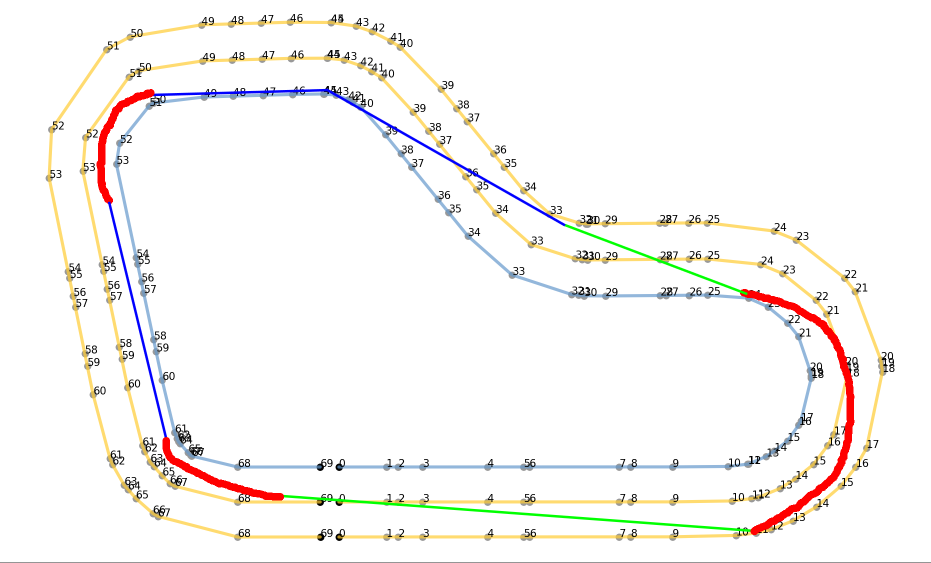
#> input picture localtest/mappath.png, 1861 x 1126 px (shown at 1/2 size)
$ python test.py
#> lines starting #> are read from the running program, lines starting #| are printed output that depends on the picture; after the words box and inside, x2 and y2 are one past the last pixel; in counts of white or black regions, pixels touching at a corner belong together; long printed decimals are rounded
import json
import sys
import math

from sympy import *
from sympy.geometry import *
from sympy import symbols
from sympy.plotting import plot

from PIL import Image, ImageOps, ImageDraw
import numpy as np
from sklearn.linear_model import LinearRegression
import matplotlib.pyplot as plt

full_range = 500
color_print_threshold = 100
fail_reward = 2e-26
minimum_reward = 1
max_steering_angle = 30
steering_granularity = 5

max_speed = 8
speed_granularity = 1


def convert_simulation_to_imagePoint(x, y):
    return Point2D((2467 - 606) * x / 8, (1313 - 187) * (5 - y) / 5,
                   evaluate=False)


def gaussian(x, mu, sig):
    return np.exp(-np.power(x - mu, 2.) / (2 * np.power(sig, 2.)))


def get_car_heading_view_circle(params, full_track):
    p = convert_simulation_to_imagePoint(params['x'], params['y'])
    size = (full_range, full_range)
    mask = Image.new('L', size, 0)
    draw = ImageDraw.Draw(mask)
    draw.ellipse((0, 0) + size, fill=255)
    area = (p.x - full_range / 2, p.y - full_range / 2, p.x + full_range / 2,
            p.y + full_range / 2)
    local = full_track.crop(area)
    circle = ImageOps.fit(local, mask.size, centering=(0.5, 0.5))
    circle.putalpha(mask)
    return circle.rotate(-params['heading'])


def get_color_points(circle):
    red = (255, 0, 0, 255)
    green = (0, 255, 0, 255)
    blue = (0, 0, 255, 255)
    red_points = []
    green_points = []
    blue_points = []
    color_set = set()

    for iy in range(circle.height):
        for x in range(int(circle.width / 2), circle.width):
            y = circle.height - iy - 1
            pixel = circle.getpixel((x, iy))
            color_set.add(pixel)
            if pixel == red:
                red_points.append((x, y))
            elif pixel == green:
                green_points.append((x, y))
            elif pixel == blue:
                blue_points.append((x, y))

    return [red_points, green_points, blue_points]


def get_color_ratio(color_points):
    number_of_color_point = sum(map(len, color_points))
    return list(map(lambda x: len(x) / number_of_color_point, color_points))


def get_red_reward(angle_diff, steering_angle, ratio):
    if steering_angle > 10:
        return fail_reward
    elif abs(angle_diff) < (max_steering_angle -
                            max_steering_angle / steering_granularity):
        red_award = (max_steering_angle / abs(angle_diff)) * ratio
        print("red award: ", red_award)
        return red_award
    else:
        return fail_reward


def get_green_reward(angle_diff, steering_angle, ratio):
    if abs(angle_diff) > (max_steering_angle -
                          max_steering_angle / steering_granularity):
        return fail_reward
    else:
        green_award = (max_steering_angle / abs(angle_diff)) * ratio
        print("green award: ", green_award)
        return green_award


def get_blue_reward(angle_diff, steering_angle, ratio):
    # No turn right
    if steering_angle < -(2 * max_steering_angle / steering_granularity):
        return fail_reward
    elif angle_diff < (max_steering_angle -
                       max_steering_angle / steering_granularity):
        blue_award = (max_steering_angle / abs(angle_diff)) * ratio
        print("blue award: ", blue_award)
        return blue_award
    else:
        return fail_reward


def get_x_y_sequence(points):
    x = np.array(list(map(lambda t: t[0], points))).reshape((-1, 1))
    y = np.array(list(map(lambda t: t[1], points)))
    return x, y


def get_linear_regression_ray(color_points, params):
    points = sum(color_points, [])
    x, y = get_x_y_sequence(points)
    model = LinearRegression().fit(x, y)
    r_sq = model.score(x, y)
    print('coefficient of determination:', r_sq)
    print('intercept:', model.intercept_)
    print('slope:', model.coef_[0])
    print('angle in degree:', math.degrees(atan(model.coef_[0])))

    # Plot outputs
    y_pred = model.predict(x)
    x, y = get_x_y_sequence(color_points[0])
    plt.scatter(x, y, s=1, color='red')
    x, y = get_x_y_sequence(color_points[1])
    plt.scatter(x, y, s=1, color='green')
    x, y = get_x_y_sequence(color_points[2])
    plt.scatter(x, y, s=1, color='blue')

    x = np.linspace(0, full_range, 100)
    y = model.coef_[0] * x + model.intercept_
    plt.plot(x, y, color='black', linewidth=2)

    x = np.linspace(0, full_range, 100)
    y = tan(math.radians(params['steering_angle'])) * x
    plt.plot(x + full_range / 2,
             y + full_range / 2,
             color='orange',
             linewidth=2)

    plt.xlim(0, full_range * 2)
    plt.ylim(0, full_range * 2)
    fig1 = plt.gcf()
    plt.show()
    plt.draw()
    fig1.savefig('LinearRegression.png', dpi=100)

    return Ray(Point(0, model.intercept_), angle=atan(model.coef_[0]))


def print_iterator(it):
    for x in it:
        print(x, end=' ')
    print('')  # for new line


def lambda_handler(event, context):
    waypoints = [[2.5, 0.75], [3.33, 0.75], [4.17, 0.75], [5.0, 0.75],
                 [5.83, 0.75], [6.67, 0.75], [7.5, 0.75], [8.33, 0.75],
                 [9.17, 0.75], [9.75, 0.94], [10.00, 1.5], [10.00, 1.875],
                 [9.92, 2.125], [9.58, 2.375], [9.17, 2.75], [8.33, 2.5],
                 [7.5, 2.5], [7.08, 2.56], [6.67, 2.625], [5.83, 3.44],
                 [5.0, 4.375], [4.67, 4.69], [4.33, 4.875], [4.0, 5.0],
                 [3.33, 5.0], [2.5, 4.95], [2.08, 4.94], [1.67, 4.875],
                 [1.33, 4.69], [0.92, 4.06], [1.17, 3.185], [1.5, 1.94],
                 [1.6, 1.5], [1.83, 1.125], [2.17, 0.885]]
    params = {
        'all_wheels_on_track': True,
        'x': 7,
        'y': 1,
        'distance_from_center': 0,
        'heading': 60,
        'progress': 0,
        'steps': 1,
        'speed': 0.5,
        'steering_angle': 6,
        'track_width': 0.2,
        'waypoints': waypoints,
        'closest_waypoints': [0, 1],
        'is_left_of_center': True,
        'is_reversed': False,
    }

    # params = {
    #     'all_wheels_on_track': True,
    #     'x': 7,
    #     'y': 1.7,
    #     'distance_from_center': 0,
    #     'heading': 120,
    #     'progress': 0,
    #     'steps': 1,
    #     'speed': 0.1,
    #     'steering_angle': -30,
    #     'track_width': 0.2,
    #     'waypoints': waypoints,
    #     'closest_waypoints': [0, 1],
    #     'is_left_of_center': True,
    #     'is_reversed': False,
    # }
    '''
    Example of rewarding the agent to follow center line
    '''
    filename = "mappath.png"
    with Image.open(filename) as full_track:
        # [5 lines of commented-out code are left out]

#> full_track is the input picture: PIL image 1861x1126 RGB; mean R, G, B 248.3, 246.3, 244.1
        draw = ImageDraw.Draw(full_track)
        p = convert_simulation_to_imagePoint(params['x'], params['y'])
        r = 5
        draw.ellipse((p.x - r, p.y - r, p.x + r, p.y + r), fill=(0, 0, 0, 255))
        full_track.save("car.png")

        circle = get_car_heading_view_circle(params, full_track)
#> in get_car_heading_view_circle, `mask = Image.new('L', size, 0)`: mask: PIL image 500x500 L; every value is 0
#> in get_car_heading_view_circle, `local = full_track.crop(area)`:
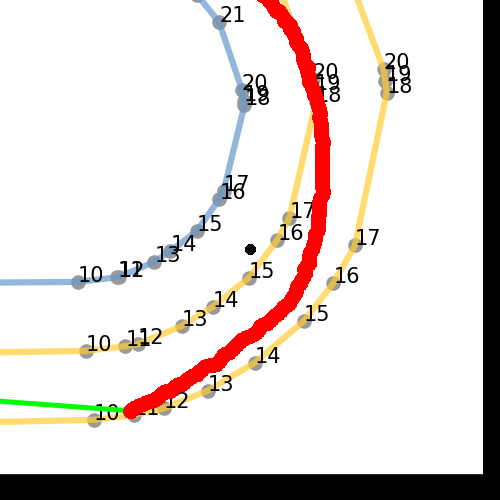
#> local: PIL image 500x500 RGB; mean R, G, B 226.9, 218.8, 215.8
#> in get_car_heading_view_circle, `circle.putalpha(mask)`:
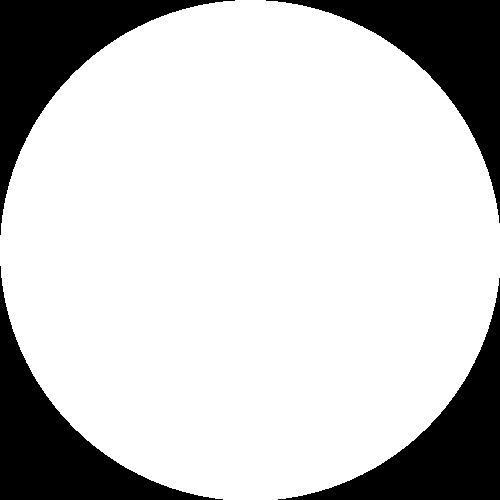
#> mask: PIL image 500x500 L; 78.8% white; 4 black regions, box (x1, y1, x2, y2) and area: (0, 0, 235, 235) 13489, (266, 0, 500, 223) 13254, (0, 266, 223, 500) 13254, (278, 278, 500, 500) 13020
#> in get_car_heading_view_circle, `circle.putalpha(mask)`:
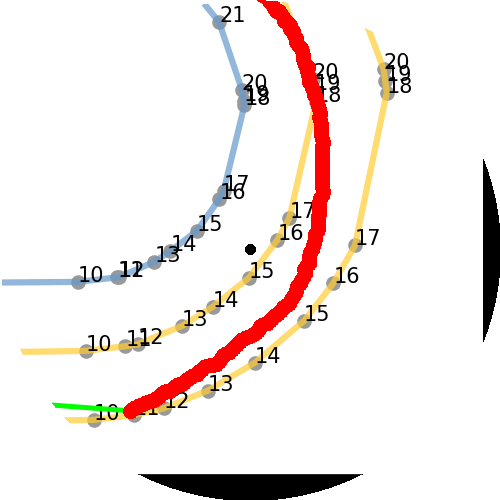
#> circle: PIL image 500x500 RGBA; mean R, G, B, A 226.9, 218.8, 215.8, 200.9; transparent parts drawn white
#> in get_car_heading_view_circle, `return circle.rotate(-params['heading'])`:
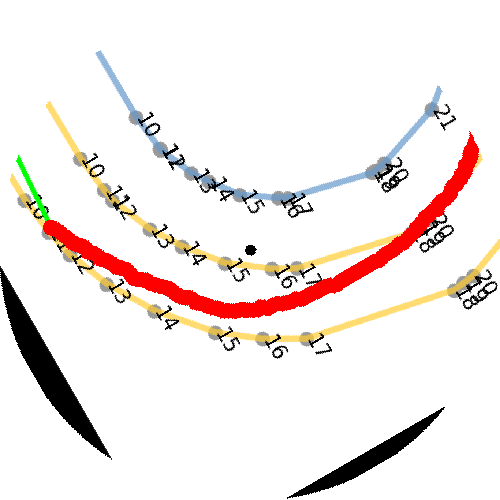
#> returned value: PIL image 500x500 RGBA; mean R, G, B, A 198.6, 190.5, 187.7, 200.9; transparent parts drawn white
        circle.save('circle.png')

        color_points = get_color_points(circle)
#> after the loop in get_color_points, `for iy in range(circle.height):`: blue_points = []; color_set = 732 items; green_points = []; red_points = 4540 pairs, first value 250 to 478, second value 182 to 368
#> color_points = 3 items
        # color_points = [green_points]

        number_of_color_point = sum(map(len, color_points))
#> number_of_color_point = 4540
        print(number_of_color_point)
#| 4540

        # No rewards if car does not cover the minimum side of line!
        if (number_of_color_point < color_print_threshold
                or params['is_reversed'] or not params['all_wheels_on_track']):
            print("Fail case!")
            return {
                'statusCode': 200,
                'body': json.dumps({"reward": float(fail_reward)})
            }

        print_iterator(map(len, color_points))

        regression_ray = get_linear_regression_ray(color_points, params)
#> in get_linear_regression_ray, `points = sum(color_points, [])`: points has the same summary as red_points in get_color_points
#> in get_x_y_sequence, `x = np.array(list(map(lambda t: t[0], points))).reshape((-1, 1))`: x = 4540 values, max 478 at index 121, min 250 at index 4012, mean 377.8
#> in get_x_y_sequence, `y = np.array(list(map(lambda t: t[1], points)))`: y = 4540 values, max 368 at index 0, min 182 at index 4535, mean 254.4
#> in get_linear_regression_ray, `r_sq = model.score(x, y)`: r_sq = 0.917
#| coefficient of determination: 0.9174
#| intercept: -13.311
#| slope: 0.7087
#| angle in degree: 35.324
#> in get_linear_regression_ray, `y_pred = model.predict(x)`: y_pred = 4540 values, max 325.4 at index 121, min 163.9 at index 4012, mean 254.4
#> in get_linear_regression_ray, `x, y = get_x_y_sequence(color_points[1])`: x = empty array
#> in get_linear_regression_ray, `y = model.coef_[0] * x + model.intercept_`: y = 100 values from -13.31 to 341
#> in get_linear_regression_ray, `plt.show()`:
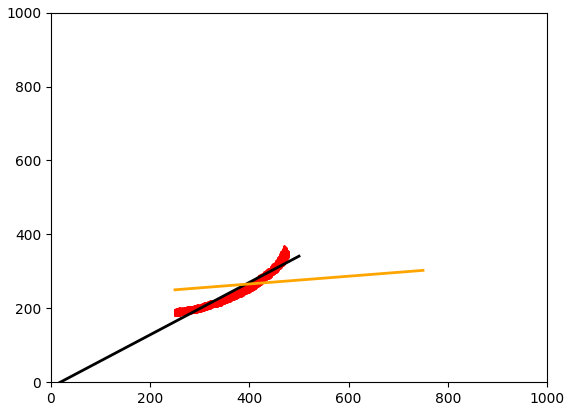
#> figure drawn by matplotlib, 1 panel; curve peaks at x = 500, y = 341; curve peaks at x = 750, y = 302.6
        center = Point(full_range / 2, full_range / 2)
        perpendicular_distance = float(regression_ray.distance(center).evalf())
#> perpendicular_distance = 70.28
        print("perpendicular distance: " + str(perpendicular_distance))
#| perpendicular distance: 70.283

        target_direction = math.degrees(atan(regression_ray.slope))
#> target_direction = 35.32
        steering_angle = params['steering_angle']
#> steering_angle = 6
        steering_ray = Ray(Point(full_range / 2, full_range / 2),
                           angle=math.radians(steering_angle))
        angle_diff = target_direction - params['steering_angle']
#> angle_diff = 29.32

        # Read input parameters
        track_width = params['track_width']
#> track_width = 0.2

        distance_reward = gaussian(perpendicular_distance, 0,
                                   full_range / 4) * 10
#> distance_reward = 8.54
        print("distance reward: " + str(distance_reward))
#| distance reward: 8.538
        steering_angle = params['steering_angle']
        color_ratio = get_color_ratio(color_points)
#> in get_color_ratio, `number_of_color_point = sum(map(len, color_points))`: number_of_color_point = 4540
#> color_ratio = [1, 0, 0]

        print("angle diff: ", angle_diff)
#| angle diff:  29.324
        print("steering angle: ", steering_angle)
#| steering angle:  6
        print("color_ratio", color_ratio)
#| color_ratio [1.0, 0.0, 0.0]

        track_reward =  get_red_reward(angle_diff, steering_angle , color_ratio[0]) \
                        + get_green_reward(angle_diff, steering_angle, color_ratio[1]) \
                        + get_blue_reward(angle_diff, steering_angle, color_ratio[2])
#> track_reward = 6e-26
        track_reward = track_reward
        print("track reward:" + str(track_reward))
#| track reward:6e-26

        speed_reward = params['speed']
#> speed_reward = 0.5
        speed_reward = (speed_reward / max_speed * 100)
#> speed_reward = 6.25
        print("speed reward:" + str(speed_reward))
#| speed reward:6.25

        reward = distance_reward + track_reward + speed_reward
#> reward = 14.79

        progress = params['progress']
#> progress = 0
        if progress > 70 and progress < 100:
            reward = reward * (1 + progress / 100)
        elif progress >= 100:
            reward = reward * 5

        print("reward: " + str(reward))
#| reward: 14.788

    return {'statusCode': 200, 'body': json.dumps({"reward": float(reward)})}


print(lambda_handler({}, {}))

$ run again, with localtest/path.png copied over localtest/mappath.png
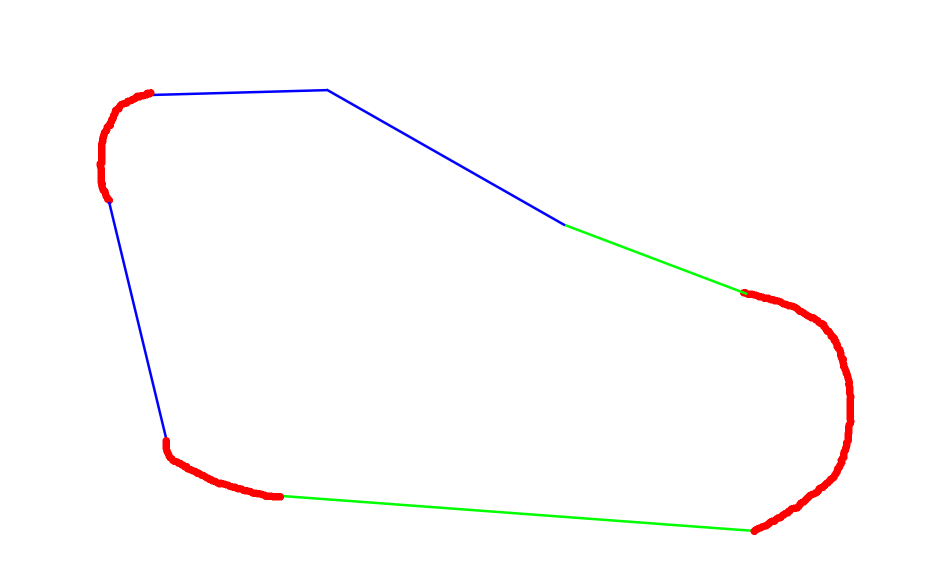
#> input picture localtest/path.png, 1861 x 1126 px (shown at 1/2 size)
#> in lambda_handler, full_track is the input picture: PIL image 1861x1126 RGBA; mean R, G, B, A 2.4, 1, 1, 4
#> in get_car_heading_view_circle, `local = full_track.crop(area)`:
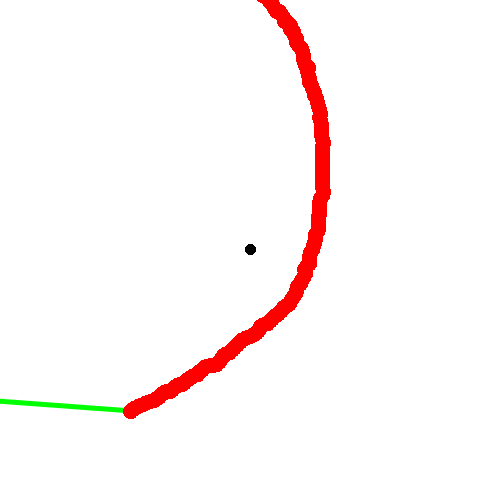
#> local: PIL image 500x500 RGBA; mean R, G, B, A 8.2, 0.8, 0, 8.9; transparent parts drawn white
#> in get_car_heading_view_circle, `return circle.rotate(-params['heading'])`:
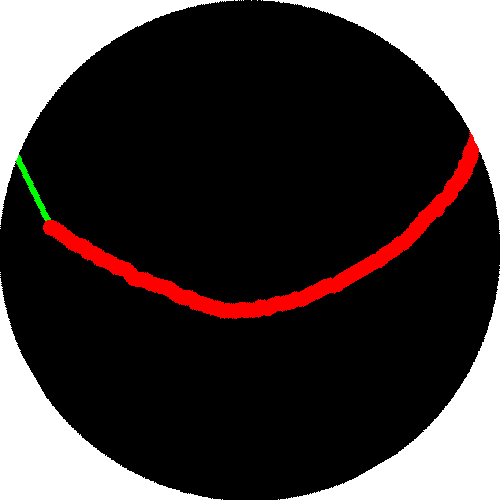
#> returned value: PIL image 500x500 RGBA; mean R, G, B, A 8.2, 0.7, 0, 200.9; transparent parts drawn white
#> after the loop in get_color_points, `for iy in range(circle.height):`: blue_points = []; color_set = 4 items; green_points = []; red_points = 4540 pairs, first value 250 to 478, second value 182 to 368
#> color_points = 3 items
#> in lambda_handler, `number_of_color_point = sum(map(len, color_points))`: number_of_color_point = 4540
#| 4540
#> points has the same summary as red_points in get_color_points
#> in get_x_y_sequence, `x = np.array(list(map(lambda t: t[0], points))).reshape((-1, 1))`: x = 4540 values, max 478 at index 121, min 250 at index 4012, mean 377.8
#> in get_x_y_sequence, `y = np.array(list(map(lambda t: t[1], points)))`: y = 4540 values, max 368 at index 0, min 182 at index 4535, mean 254.4
#> r_sq = 0.917
#| coefficient of determination: 0.9174
#| intercept: -13.311
#| slope: 0.7087
#| angle in degree: 35.324
#> y_pred = 4540 values, max 325.4 at index 121, min 163.9 at index 4012, mean 254.4
#> in get_linear_regression_ray, `x, y = get_x_y_sequence(color_points[1])`: x = empty array
#> in get_linear_regression_ray, `y = model.coef_[0] * x + model.intercept_`: y = 100 values from -13.31 to 341
#> perpendicular_distance = 70.28
#| perpendicular distance: 70.283
#> target_direction = 35.32
#> steering_angle = 6
#> angle_diff = 29.32
#> track_width = 0.2
#> distance_reward = 8.54
#| distance reward: 8.538
#> in get_color_ratio, `number_of_color_point = sum(map(len, color_points))`: number_of_color_point = 4540
#> color_ratio = [1, 0, 0]
#| angle diff:  29.324
#| steering angle:  6
#| color_ratio [1.0, 0.0, 0.0]
#> track_reward = 6e-26
#| track reward:6e-26
#> in lambda_handler, `speed_reward = params['speed']`: speed_reward = 0.5
#> in lambda_handler, `speed_reward = (speed_reward / max_speed * 100)`: speed_reward = 6.25
#| speed reward:6.25
#> reward = 14.79
#> progress = 0
#| reward: 14.788
